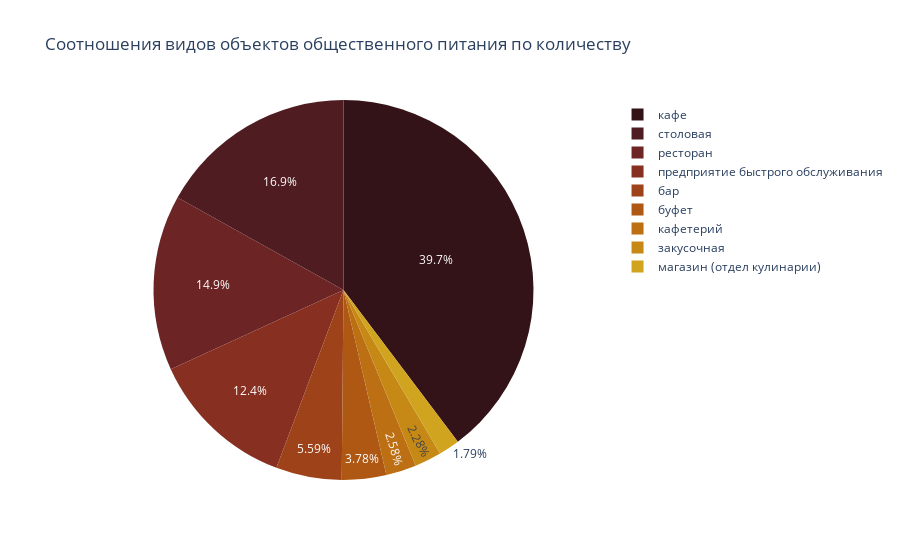

Source (notebook cell):
### Code cell
fig = px.pie(rest_types, values='number',
             names='object_type',
             color_discrete_sequence=px.colors.sequential.solar,
            title='Cоотношения видов объектов общественного питания по количеству')
fig.show()

### Figure 1 — Plotly figure (JSON) as saved in the notebook; plotly's stock layout.template omitted (floating-point values rounded to 4 significant figures)
{"data": [{"domain": {"x": [0, 1], "y": [0, 1]}, "hovertemplate": "object_type=%{label}<br>number=%{value}<extra></extra>", "labels": ["кафе", "столовая", "ресторан", "предприятие быстрого обслуживания", "бар", "буфет", "кафетерий", "закусочная", "магазин (отдел кулинарии)"], "legendgroup": "", "name": "", "showlegend": true, "type": "pie", "values": [6071, 2584, 2282, 1898, 855, 577, 395, 349, 273]}], "layout": {"legend": {"tracegroupgap": 0}, "piecolorway": ["rgb(51, 19, 23)", "rgb(79, 28, 33)", "rgb(108, 36, 36)", "rgb(135, 47, 32)", "rgb(157, 66, 25)", "rgb(174, 88, 20)", "rgb(188, 111, 19)", "rgb(199, 137, 22)", "rgb(209, 164, 32)", "rgb(217, 192, 44)", "rgb(222, 222, 59)", "rgb(224, 253, 74)"], "title": {"text": "Cоотношения видов объектов общественного питания по количеству"}}}
